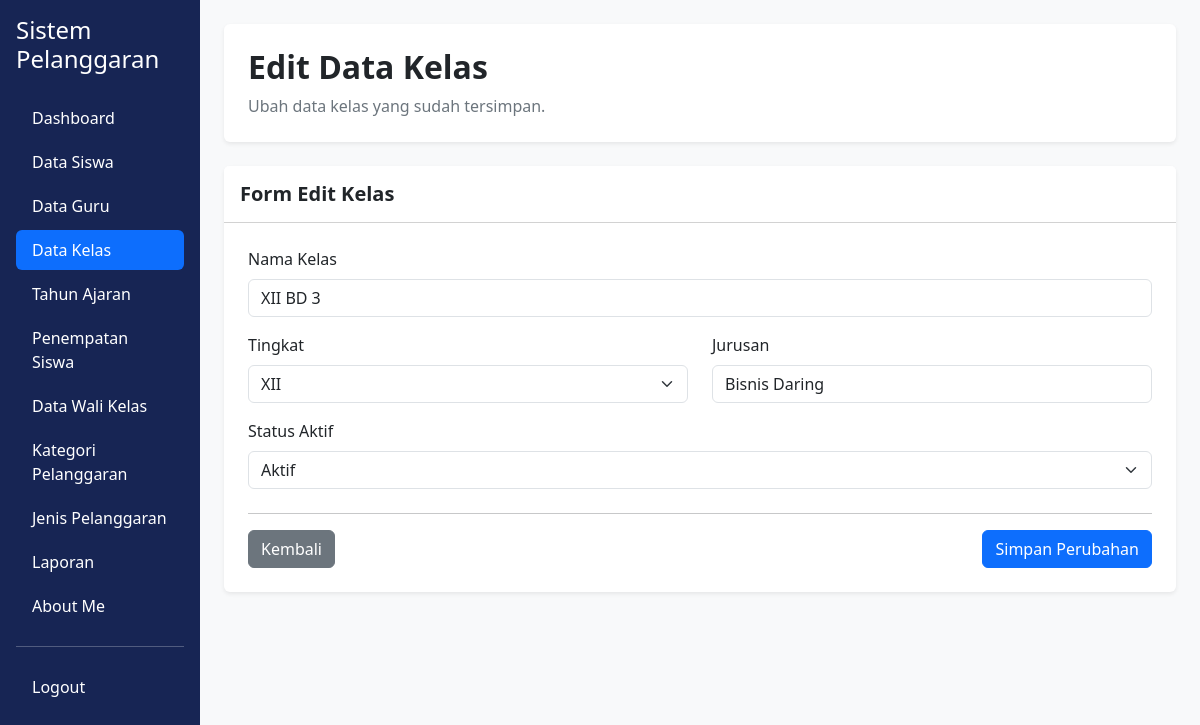
The app's page /edit_kelas.php?id=47 (signed in) with its own data.
### tables this page shows
CREATE TABLE `t_kelas` (
  `id` int(11) NOT NULL,
  `nama` varchar(100) NOT NULL,
  `tingkat` varchar(20) NOT NULL,
  `jurusan` varchar(100) NOT NULL,
  `status_aktif` tinyint(1) NOT NULL,
  `created_at` timestamp NOT NULL DEFAULT current_timestamp(),
  `updated_at` timestamp NOT NULL DEFAULT current_timestamp()
);

### edit_kelas.php (the view, shortened to what this page needs)
<?php
include 'config/koneksi.php';
$halaman = basename($_SERVER['PHP_SELF']);
$id = $_GET['id'] ?? '';
$id = (int) $id;
$query = mysqli_query($koneksi, "SELECT * FROM t_kelas WHERE id = $id");
$data = mysqli_fetch_assoc($query);
?>
<!DOCTYPE html>
<html lang="id">
<head>
    <link href="https://cdn.jsdelivr.net/npm/bootstrap@5.3.8/dist/css/bootstrap.min.css" rel="stylesheet">
</head>
<body class="bg-light">
<div class="container-fluid">
    <div class="row">
        <div class="col-md-3 col-lg-2 position-fixed top-0 start-0 vh-100 p-3 overflow-auto"
             style="background-color: #172554;">
            <h4 class="text-white mb-4">Sistem Pelanggaran</h4>
            <ul class="nav nav-pills flex-column gap-1">
                <li class="nav-item">
                    <a href="dashboard.php" class="nav-link text-white">Dashboard</a>
                </li>
                <li class="nav-item">
                    <a href="data_siswa.php" class="nav-link text-white">Data Siswa</a>
                </li>
                <li class="nav-item">
                    <a href="data_guru.php" class="nav-link text-white">Data Guru</a>
                </li>
                <li class="nav-item">
                    <a href="data_kelas.php"
                       class="nav-link <?= $halaman == 'edit_kelas.php' ? 'active' : 'text-white'; ?>">
                        Data Kelas
                    </a>
                </li>
                <li class="nav-item">
                    <a href="data_tahun_ajaran.php" class="nav-link text-white">Tahun Ajaran</a>
                </li>
                <li class="nav-item">
                    <a href="data_penempatan_siswa.php" class="nav-link text-white">Penempatan Siswa</a>
                </li>
                <li class="nav-item">
                    <a href="data_wali_kelas.php" class="nav-link text-white">Data Wali Kelas</a>
                </li>
                <li class="nav-item">
                    <a href="data_kategori_pelanggaran.php" class="nav-link text-white">Kategori Pelanggaran</a>
                </li>
                <li class="nav-item">
                    <a href="data_jenis_pelanggaran.php" class="nav-link text-white">Jenis Pelanggaran</a>
                </li>
                <li class="nav-item">
                    <a href="laporan.php" class="nav-link text-white">Laporan</a>
                </li>
                <li class="nav-item">
                    <a href="about_me.php" class="nav-link text-white">About Me</a>
                </li>
                <hr class="border-white">
                <li class="nav-item">
                    <a href="logout.php" class="nav-link text-white">Logout</a>
                </li>
            </ul>
        </div>
        <main class="col-md-9 col-lg-10 offset-md-3 offset-lg-2 p-4">
            <div class="bg-white rounded shadow-sm p-4 mb-4">
                <h2 class="fw-bold mb-2">Edit Data Kelas</h2>
                <p class="text-secondary mb-0">
                    Ubah data kelas yang sudah tersimpan.
                </p>
            </div>
            <div class="card shadow-sm border-0">
                <div class="card-header bg-white p-3">
                    <h5 class="mb-0 fw-bold">Form Edit Kelas</h5>
                </div>
                <div class="card-body p-4">
                    <form action="proses_edit_kelas.php" method="POST">
                        <div class="mb-3">
                            <label for="nama" class="form-label">Nama Kelas</label>
                            <input type="text" id="nama" name="nama"
                                   class="form-control"
                                   value="<?= htmlspecialchars($data['nama']); ?>"
                                   required>
                        </div>
                        <div class="row">
                            <div class="col-md-6 mb-3">
                                <label for="tingkat" class="form-label">Tingkat</label>
                                <select id="tingkat" name="tingkat"
                                        class="form-select" required>
                                    <option value="XII" <?= $data['tingkat'] == 'XII' ? 'selected' : ''; ?>>XII</option>
                                </select>
                            </div>
                            <div class="col-md-6 mb-3">
                                <label for="jurusan" class="form-label">Jurusan</label>
                                <input type="text" id="jurusan" name="jurusan"
                                       class="form-control"
                                       value="<?= htmlspecialchars($data['jurusan']); ?>"
                                       required>
                            </div>
                        </div>
                        <div class="mb-4">
                            <label for="status_aktif" class="form-label">Status Aktif</label>
                            <select id="status_aktif" name="status_aktif"
                                    class="form-select" required>
                                <option value="1" <?= $data['status_aktif'] == 1 ? 'selected' : ''; ?>>Aktif</option>
                            </select>
                        </div>
                        <hr>
                        <div class="d-flex justify-content-between align-items-center">
                            <a href="data_kelas.php" class="btn btn-secondary">
                                Kembali
                            </a>
                            <button type="submit" name="update" value="1"
                                    class="btn btn-primary">
                                Simpan Perubahan
                            </button>
                        </div>
                    </form>
                </div>
            </div>
        </main>
    </div>
</div>
</body>
</html>

### records on screen
t_kelas: nama "XII BD 3", tingkat "XII", jurusan "Bisnis Daring", status_aktif "Aktif"
